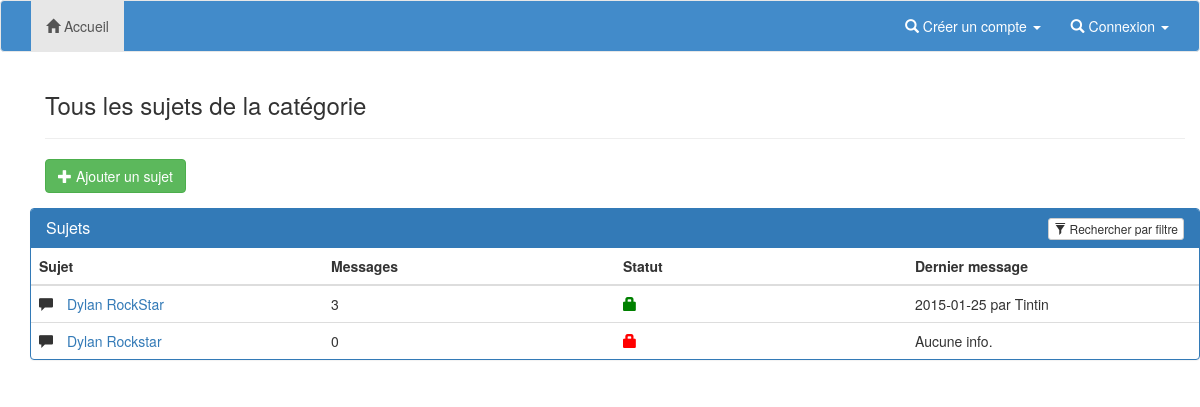
Screenshot of /sousCategories.php?idSousCategorie=6 with the database file from the repository.
### tables this page shows
CREATE TABLE IF NOT EXISTS `sujet` (
  `idSujet` int(11) NOT NULL AUTO_INCREMENT,
  `idSousCategorie` int(1) DEFAULT NULL,
  `idMembre` int(11) DEFAULT NULL,
  `nomSujet` varchar(100) DEFAULT NULL,
  `messageSujet` varchar(255) DEFAULT NULL,
  `dateCreationSujet` date DEFAULT NULL,
  `statutSujet` enum('ouvert','clos') DEFAULT NULL,
  `nombreReponseSujet` int(11) NOT NULL DEFAULT '0',
  `dateDernierMessage` date DEFAULT NULL,
  `pseudoDernierMessage` varchar(25) DEFAULT NULL,
  PRIMARY KEY (`idSujet`)
);

### connexionBDD.php (called while the page is built, shortened)
<?php
function connexionBDD()
{
	$dsn="mysql:dbname=".BASE.";host=".SERVER;
    try{
      $connexion=new PDO($dsn,USER,PASSWD);
    }
    catch(PDOException $e){
      printf("Echec de la connexion : %s\n", $e->getMessage());
      exit();
    }
    return $connexion;
}
?>

### modeles/modeleCommun.php (called while the page is built, shortened)
<?php
$query = new modeleCommun(connexionBDD());
class modeleCommun {
	protected $pdo;
	public function modeleCommun($pdo) {
		$this->pdo = $pdo;
	}
	public function getSujetsBySousCategorie($idSousCategorie) {
		$stmt = $this->pdo->prepare('SELECT * FROM sujet WHERE idSousCategorie=:idSousCategorie');
		$stmt->bindParam(':idSousCategorie', $idSousCategorie);
		$stmt->execute();
		return $stmt->fetchAll();
	}
}

### controleurs/controleurSousCategorie.php (called while the page is built)
<?php
$listeSujets = $query->getSujetsBySousCategorie($idSousCategorie);
?>

### vues/vueSousCategorie.php (the view, shortened to what this page needs)
<div class="container">
    <h3>Tous les sujets de la catégorie</h3>
    <hr>
    <a href="nouveauSujet.php" class="btn btn-success"><span class="glyphicon glyphicon-plus"></span> Ajouter un sujet</a>
    <div class="row">
        <div class="panel panel-primary filterable">
            <div class="panel-heading">
                <h3 class="panel-title">Sujets</h3>
                <div class="pull-right">
                    <button class="btn btn-default btn-xs btn-filter"><span class="glyphicon glyphicon-filter"></span> Rechercher par filtre</button>
                </div>
            </div>
            <table class="table">
                <thead>
                    <tr class="filters">
                        <th><input type="text" class="form-control" placeholder="Sujet" disabled></th>
                        <th><input type="text" class="form-control" placeholder="Messages" disabled></th>
                        <th><input type="text" class="form-control" placeholder="Statut" disabled></th>
                        <th><input type="text" class="form-control" placeholder="Dernier message" disabled></th>
                    </tr>
                </thead>
                <tbody>
                <?php foreach ($listeSujets as $sujet): ?>
                    <tr>
                       <td><span class="glyphicon glyphicon-comment" style="margin-right:10px"></span><a href="sujets.php?idSujet=<?php echo $sujet['idSujet'];?>"> <?php echo $sujet['nomSujet'];?></a></td>
                        <td><?php echo $sujet['nombreReponseSujet'];?></td>
                        <?php if ($sujet['statutSujet']==STATUT_OUVERT): ?>
                         <td><span class="glyphicon glyphicon-lock" style="color:green;"></span></td>
                         <?php else: ?>
                         <td><span class="glyphicon glyphicon-lock" style="color:red;"></span></td>
                        <?php endif; ?>
                        <td><?php echo !empty($sujet['dateDernierMessage']) ? $sujet['dateDernierMessage']. ' par ' : '' ?><?php echo !empty($sujet['pseudoDernierMessage']) ? $sujet['pseudoDernierMessage'] : 'Aucune info.' ?></td>
                    </tr>
                   <?php endforeach ?>
                </tbody>
            </table>
        </div>
    </div>
</div>

### assets/css/style.css (style rules this page uses)
.filterable { margin-top: 15px; }
.filterable .panel-heading .pull-right { margin-top: -20px; }
.filterable .filters input[disabled] { background-color: transparent; border: none; cursor: auto; box-shadow: none; padding: 0; height: auto; }

### rows the page displays
sujet: nomSujet "Dylan RockStar", nombreReponseSujet "3", statutSujet "ouvert" (drawn), dateDernierMessage "2015-01-25", pseudoDernierMessage "Tintin"
sujet: nomSujet "Dylan Rockstar", nombreReponseSujet "0", statutSujet "clos" (drawn), shows "Aucune info."
